Frame 1 (no input): blank canvas, image omitted
Frame 60 (no input): blank canvas, image omitted
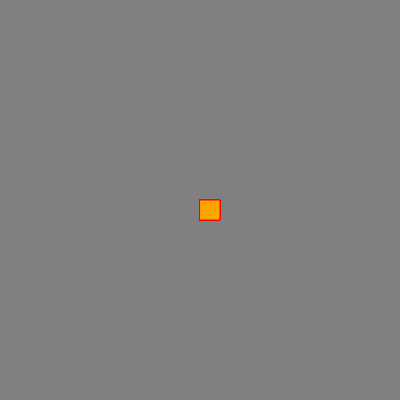
Frame 120 (the mouse pressed at the canvas centre since frame 60)

The p5.js sketch whose frames 1 and 60 were blank and that drew this single picture after the mouse press (run headless with seeded random() and noise() and a simulated clock; from frame 60 on, the mouse is pressed at the canvas centre):

// p5.js sketch
// ── sketch.js
function setup() {
    createCanvas(400, 400);
    background("gray");
  }
  
  function draw() {
    stroke("red");
    fill("orange")
    
    if (mouseIsPressed)
      rect(mouseX, mouseY, 20, 20);
    }
